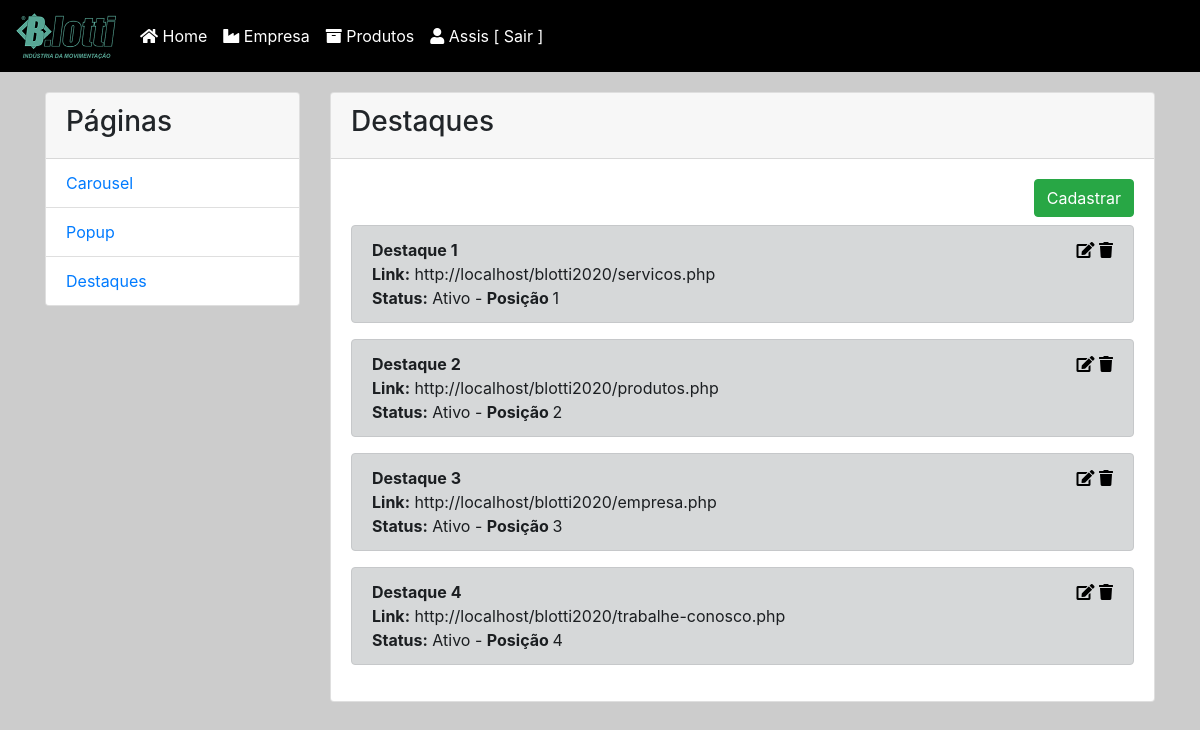
/admin/home.php?page=Destaques (signed in), run on the app's committed database.
### tables this page shows
CREATE TABLE `destaques` (
  `cod` int(11) NOT NULL,
  `nome` text NOT NULL,
  `linkpagina` text NOT NULL,
  `foto` text NOT NULL,
  `status` int(11) NOT NULL DEFAULT 1,
  `posicao` int(11) NOT NULL
);

### admin/home.php (the view, shortened to what this page needs)
<?php
    include ('conecta.php');
  $nomeUsuario = $_SESSION['nomeUsuario']
    ?>
       <!DOCTYPE html>
    <html lang="pt-br">
    <head>
    <link rel="stylesheet" href="https://maxcdn.bootstrapcdn.com/bootstrap/4.3.1/css/bootstrap.min.css">
    <link rel="stylesheet" href="https://use.fontawesome.com/releases/v5.0.13/css/all.css">
    <link rel="stylesheet" href="styles.css">
    </head>
    <body>
    <header>
<nav class="navbar navbar-expand-md navbar-dark bg-dark">
         <a class="navbar-brand" href="#"><img src="../img/blotti_movimentacao_de_cargas_acessorios.png" width="100px"></a>
       <div class="collapse navbar-collapse" id="collapsibleNavbar">
       <ul class="navbar-nav">
          <li class="nav-item">
              <a class="nav-link anima" href="home.php"><i class="fas fa-home"></i> Home</a>
            </li>
            <li class="nav-item">
              <a class="nav-link anima" href="empresa.php"><i class="fas fa-industry"></i> Empresa </a>
            </li>
            <li class="nav-item">
              <a class="nav-link anima" href="produtos.php"><i class="fas fa-archive"></i> Produtos</a>
            </li>
             <li class="nav-item">
                <a class="nav-link anima" href="logoff.php"><i class="fas fa-user"></i> <?php echo $nomeUsuario ?> [ Sair ]</a>
              </li>
          </ul>
        </div>
      </nav>
    </header>
    <section class="content">
<div class="container">
    <div class="row">
    <div class="col-md-3">
        <div class="card">
  <div class="card-header">
    <h3>Páginas</h3>
  </div>
  <ul class="list-group list-group-flush">
    <li class="list-group-item"><a href="?page=Carousel">Carousel</a></li>
    <li class="list-group-item"><a href="?page=Popups">Popup</a></li>
    <li class="list-group-item"><a href="?page=Destaques">Destaques</a></li>
  </ul>
</div>
 </div>
<div class="col-md-9">
<div class="card">
<?php
if (isset($_GET['page'])){
  $page = $_GET['page'];
  ?>
    <div class='card-header'> <h3>   <?php echo $page ?></h3>   </div>
      <div class='card-body'>
      <div class="direita">
    <a href="#" data-toggle="modal" data-target="#modalCadastra<?php echo $page ?>" class="btn btn-success btn-blotti"> Cadastrar</a>
</div>
    <?php
    if ($page == "Carousel") {
      $sqlv = mysqli_query($link,"SELECT * FROM carousel") or die("ERRO NO SQL". mysqli_error());
      $rowv = mysqli_num_rows($sqlv);
    if ($rowv <= 0) { echo "<br>Sem itens cadastrados";}
    while($rowv = mysqli_fetch_assoc($sqlv)){
    $cod = $rowv['cod'];
    $nome = $rowv['nome'];
    $status = $rowv['status'];
    $frase = $rowv['frase'];
    $posicao = $rowv['posicao'];
    $status == 1 ? $status = "Ativo" : $status = "Inativo";
    echo "<div class='alert alert-dark item' role='alert'>
    <div>  <b>$nome</b> <br> <b>Frase:</b> $frase <br>";
    echo "<b>Status:</b> $status - <b> Posição </b> $posicao";
    echo "</div><div>";
    echo "<a href='' data-toggle='modal' data-target='#modalEdita$page' data-doc='$cod'><i class='fas fa-edit'></i></a>
    <a href='carouselBD.php?excluir&cod=$cod'><i class='fas fa-trash'></i></a>
    </div></div>";
}
  echo "</div>";
} else {
  $sqlv = mysqli_query($link,"SELECT * FROM destaques") or die("ERRO NO SQL". mysqli_error());
while($rowv = mysqli_fetch_assoc($sqlv)){
$cod = $rowv['cod'];
$nome = $rowv['nome'];
$status = $rowv['status'];
$linkpagina = $rowv['linkpagina'];
$posicao = $rowv['posicao'];
$status == 1 ? $status = "Ativo" : $status = "Inativo";
echo "<div class='alert alert-dark item' role='alert'>
<div>  <b>$nome</b> <br> <b>Link:</b> $linkpagina <br>";
echo "<b>Status:</b> $status - <b> Posição </b> $posicao";
echo "</div><div>";
echo "<a href='' data-toggle='modal' data-target='#modalEdita$page' data-doc='$cod'><i class='fas fa-edit'></i></a>
<a href='destaqueBD.php?excluir&cod=$cod'><i class='fas fa-trash'></i></a>
</div></div>";
}
echo "</div>";
}
} else {
  header ("Location: home.php?page=Destaques");
}
 ?>
    </div>
</div>
    </div>
</div>
</section>
    </body>
    </html>

### admin/styles.css (style rules this page uses)
body { margin: 0px; background-color: #cccccc!important; }
.content { padding-top: 20px; height: 100%; }
.navbar { background-color: #000!important; }
.navbar a { color: #fff!important; }
.item { display: flex; justify-content: space-between; }
.item .fas { color:#000; }
.direita { text-align: right; margin-bottom: 8px; }

### data on the page
destaques: nome "Destaque 1", linkpagina "http://localhost/blotti2020/servicos.php", status "Ativo", posicao "1"
destaques: nome "Destaque 2", linkpagina "http://localhost/blotti2020/produtos.php", status "Ativo", posicao "2"
destaques: nome "Destaque 3", linkpagina "http://localhost/blotti2020/empresa.php", status "Ativo", posicao "3"
destaques: nome "Destaque 4", linkpagina "http://localhost/blotti2020/trabalhe-conosco.php", status "Ativo", posicao "4"

### other printed values
$nomeUsuario "Assis"
$page "Destaques"
